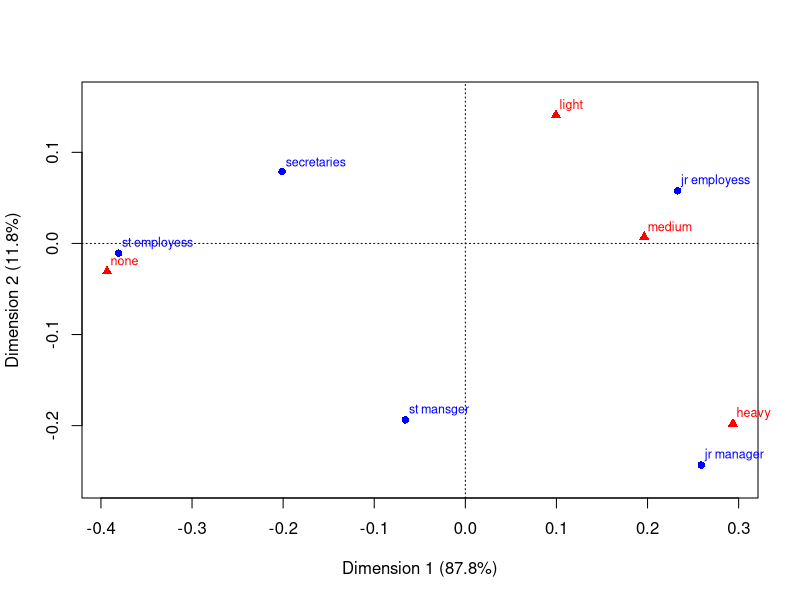

R code for this plot:
matrx = matrix(c(1,3,4,2,3,2), nrow = 2, byrow = T)
matry = matrix(c(3,1,-4,2,5,6,1,4,8), nrow = 3, byrow = T)
matrz = matrix (c(1,0,0,0,1,0,0,0,1), nrow = 3, byrow = T)
#a
matrx%*%matry
#b
matry*matrz
#c
matry%*%matry
#d
dim(matrx)
dim(matry)
dim(matrz)
#e
diag(matry)
diag(matrx)
diag(matrz)
#f
solve(matry)
#g
det(matrz)
#h
t(matrx)
#i
eigen(matry)
#j
sum(diag(matrz))
#2
tabel2arah = matrix(c(86,19,16,79), nrow = 2, byrow = T)
dimnames(tabel2arah)=list(c("1-3 days", "4-7 days"), c("yes","NO"))
names(dimnames(tabel2arah)) = c("cold", "medicine")
tabel2arah
#odds rasio
data_test=prop.test(tabel2arah)
data_test
data_test$estimate
odds = data_test$estimate/(1-data_test$estimate)
odds
odds_rasio = odds[1]/odds[2]
odds_rasio

#3
data = c("setiap hari", "2xseminggu")
data1 = factor(rep(data, rep(4, length(data))), level = data)
rokok = factor(rep(rep(c("ya","tidak"),c(2,2)),2), levels = c("ya", "tidak"))
hipertensi = factor(rep(c("Ya", "Tidak"),4), levels = c("Ya", "Tidak"))
count = c(36,12,2,6,17,8,15,9)
tabel = data.frame(data1, rokok, hipertensi, count)
tabel
data2 = tapply(count,list(rokok, hipertensi, data1),c)
data2
names(dimnames(data2))=c("rokok","hipertensi","olahraga")
tabel3arah=ftable(data2,row.vars=c("olahraga","rokok"),col.vars="hipertensi")
#4
#tabel kontigensi
tabel= matrix(c(4,2,3,2,4,3,7,4,25,10,12,4,18,24,33,13,10,6,7,2), nrow =5, byrow = T)
dimnames(tabel) = list(c("st mansger", "jr manager", "st employess","jr employess", "secretaries"), c("none", "light", "medium", "heavy"))
names(dimnames(tabel)) = c("kategori pegawai","kategori merokok")
tabel
#koresponden
library(ca)
kores = ca(tabel)
plot(kores)
